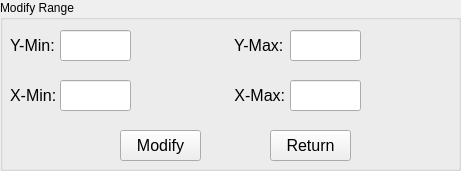
              <widget class="QGroupBox" name="groupBox_modify">
               <property name="geometry">
                <rect>
                 <x>10</x>
                 <y>750</y>
                 <width>461</width>
                 <height>171</height>
                </rect>
               </property>
               <property name="title">
                <string>Modify Range</string>
               </property>
               <widget class="QLabel" name="label_5">
                <property name="geometry">
                 <rect>
                  <x>10</x>
                  <y>30</y>
                  <width>51</width>
                  <height>31</height>
                 </rect>
                </property>
                <property name="font">
                 <font>
                  <pointsize>12</pointsize>
                 </font>
                </property>
                <property name="text">
                 <string>Y-Min:</string>
                </property>
               </widget>
               <widget class="QLabel" name="label_20">
                <property name="geometry">
                 <rect>
                  <x>230</x>
                  <y>30</y>
                  <width>61</width>
                  <height>31</height>
                 </rect>
                </property>
                <property name="font">
                 <font>
                  <pointsize>12</pointsize>
                 </font>
                </property>
                <property name="text">
                 <string> Y-Max:</string>
                </property>
               </widget>
               <widget class="QLineEdit" name="lineEdit_y_min">
                <property name="geometry">
                 <rect>
                  <x>60</x>
                  <y>30</y>
                  <width>71</width>
                  <height>31</height>
                 </rect>
                </property>
                <property name="font">
                 <font>
                  <pointsize>12</pointsize>
                 </font>
                </property>
               </widget>
               <widget class="QLineEdit" name="lineEdit_y_max">
                <property name="geometry">
                 <rect>
                  <x>290</x>
                  <y>30</y>
                  <width>71</width>
                  <height>31</height>
                 </rect>
                </property>
                <property name="font">
                 <font>
                  <pointsize>12</pointsize>
                 </font>
                </property>
               </widget>
               <widget class="QLabel" name="label_21">
                <property name="geometry">
                 <rect>
                  <x>10</x>
                  <y>80</y>
                  <width>51</width>
                  <height>31</height>
                 </rect>
                </property>
                <property name="font">
                 <font>
                  <pointsize>12</pointsize>
                 </font>
                </property>
                <property name="text">
                 <string>X-Min:</string>
                </property>
               </widget>
               <widget class="QLabel" name="label_22">
                <property name="geometry">
                 <rect>
                  <x>230</x>
                  <y>80</y>
                  <width>61</width>
                  <height>31</height>
                 </rect>
                </property>
                <property name="font">
                 <font>
                  <pointsize>12</pointsize>
                 </font>
                </property>
                <property name="text">
                 <string> X-Max:</string>
                </property>
               </widget>
               <widget class="QLineEdit" name="lineEdit_x_min">
                <property name="geometry">
                 <rect>
                  <x>60</x>
                  <y>80</y>
                  <width>71</width>
                  <height>31</height>
                 </rect>
                </property>
                <property name="font">
                 <font>
                  <pointsize>12</pointsize>
                 </font>
                </property>
               </widget>
               <widget class="QLineEdit" name="lineEdit_x_max">
                <property name="geometry">
                 <rect>
                  <x>290</x>
                  <y>80</y>
                  <width>71</width>
                  <height>31</height>
                 </rect>
                </property>
                <property name="font">
                 <font>
                  <pointsize>12</pointsize>
                 </font>
                </property>
               </widget>
               <widget class="QPushButton" name="pushButton_modify">
                <property name="geometry">
                 <rect>
                  <x>120</x>
                  <y>130</y>
                  <width>81</width>
                  <height>31</height>
                 </rect>
                </property>
                <property name="font">
                 <font>
                  <pointsize>12</pointsize>
                 </font>
                </property>
                <property name="text">
                 <string>Modify</string>
                </property>
               </widget>
               <widget class="QPushButton" name="pushButton_return">
                <property name="geometry">
                 <rect>
                  <x>270</x>
                  <y>130</y>
                  <width>81</width>
                  <height>31</height>
                 </rect>
                </property>
                <property name="font">
                 <font>
                  <pointsize>12</pointsize>
                 </font>
                </property>
                <property name="text">
                 <string>Return</string>
                </property>
               </widget>
               <widget class="QLabel" name="label_ymin">
                <property name="geometry">
                 <rect>
                  <x>140</x>
                  <y>30</y>
                  <width>81</width>
                  <height>31</height>
                 </rect>
                </property>
                <property name="font">
                 <font>
                  <pointsize>12</pointsize>
                 </font>
                </property>
                <property name="text">
                 <string/>
                </property>
               </widget>
               <widget class="QLabel" name="label_ymax">
                <property name="geometry">
                 <rect>
                  <x>370</x>
                  <y>30</y>
                  <width>81</width>
                  <height>31</height>
                 </rect>
                </property>
                <property name="font">
                 <font>
                  <pointsize>12</pointsize>
                 </font>
                </property>
                <property name="text">
                 <string/>
                </property>
               </widget>
               <widget class="QLabel" name="label_xmax">
                <property name="geometry">
                 <rect>
                  <x>370</x>
                  <y>80</y>
                  <width>81</width>
                  <height>31</height>
                 </rect>
                </property>
                <property name="font">
                 <font>
                  <pointsize>12</pointsize>
                 </font>
                </property>
                <property name="text">
                 <string/>
                </property>
               </widget>
               <widget class="QLabel" name="label_xmin">
                <property name="geometry">
                 <rect>
                  <x>140</x>
                  <y>80</y>
                  <width>81</width>
                  <height>31</height>
                 </rect>
                </property>
                <property name="font">
                 <font>
                  <pointsize>12</pointsize>
                 </font>
                </property>
                <property name="text">
                 <string/>
                </property>
               </widget>
              </widget>
